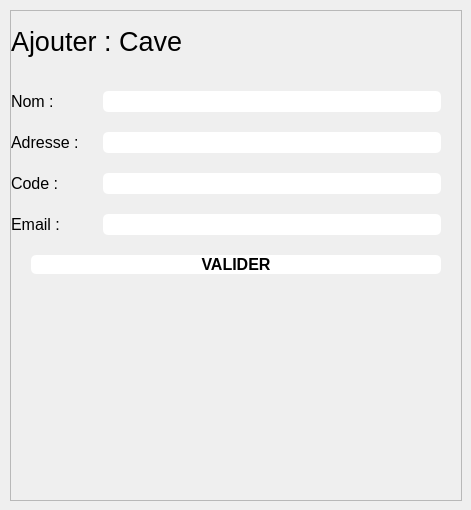
            <widget class="QWidget" name="caves_page">
             <property name="sizePolicy">
              <sizepolicy hsizetype="Expanding" vsizetype="Expanding">
               <horstretch>0</horstretch>
               <verstretch>0</verstretch>
              </sizepolicy>
             </property>
             <property name="maximumSize">
              <size>
               <width>473</width>
               <height>16777215</height>
              </size>
             </property>
             <widget class="QFrame" name="cave_frame">
              <property name="geometry">
               <rect>
                <x>10</x>
                <y>10</y>
                <width>452</width>
                <height>491</height>
               </rect>
              </property>
              <property name="sizePolicy">
               <sizepolicy hsizetype="Expanding" vsizetype="Expanding">
                <horstretch>0</horstretch>
                <verstretch>0</verstretch>
               </sizepolicy>
              </property>
              <property name="frameShape">
               <enum>QFrame::StyledPanel</enum>
              </property>
              <property name="frameShadow">
               <enum>QFrame::Raised</enum>
              </property>
              <layout class="QFormLayout" name="formLayout">
               <property name="horizontalSpacing">
                <number>0</number>
               </property>
               <property name="verticalSpacing">
                <number>20</number>
               </property>
               <property name="leftMargin">
                <number>0</number>
               </property>
               <property name="topMargin">
                <number>0</number>
               </property>
               <property name="rightMargin">
                <number>0</number>
               </property>
               <property name="bottomMargin">
                <number>0</number>
               </property>
               <item row="1" column="0">
                <widget class="QLabel" name="label_cave_nom">
                 <property name="font">
                  <font>
                   <pointsize>12</pointsize>
                  </font>
                 </property>
                 <property name="text">
                  <string>Nom : </string>
                 </property>
                </widget>
               </item>
               <item row="1" column="1">
                <widget class="QLineEdit" name="lineEdit_cave_nom">
                 <property name="font">
                  <font>
                   <pointsize>12</pointsize>
                  </font>
                 </property>
                 <property name="styleSheet">
                  <string notr="true">background-color:#FFF;
color:black;
margin-left:20px;
margin-right:20px;
border-radius: 5px;</string>
                 </property>
                 <property name="alignment">
                  <set>Qt::AlignCenter</set>
                 </property>
                </widget>
               </item>
               <item row="2" column="0">
                <widget class="QLabel" name="label_cave_adresse">
                 <property name="font">
                  <font>
                   <pointsize>12</pointsize>
                  </font>
                 </property>
                 <property name="text">
                  <string>Adresse : </string>
                 </property>
                </widget>
               </item>
               <item row="2" column="1">
                <widget class="QLineEdit" name="lineEdit_cave_adresse">
                 <property name="font">
                  <font>
                   <pointsize>12</pointsize>
                  </font>
                 </property>
                 <property name="styleSheet">
                  <string notr="true">background-color:#FFF;
color:black;
margin-left:20px;
margin-right:20px;
border-radius: 5px;</string>
                 </property>
                 <property name="alignment">
                  <set>Qt::AlignCenter</set>
                 </property>
                </widget>
               </item>
               <item row="3" column="0">
                <widget class="QLabel" name="label_cave_code">
                 <property name="font">
                  <font>
                   <pointsize>12</pointsize>
                  </font>
                 </property>
                 <property name="text">
                  <string>Code : </string>
                 </property>
                </widget>
               </item>
               <item row="3" column="1">
                <widget class="QLineEdit" name="lineEdit_cave_code">
                 <property name="font">
                  <font>
                   <pointsize>12</pointsize>
                  </font>
                 </property>
                 <property name="styleSheet">
                  <string notr="true">background-color:#FFF;
color:black;
margin-left:20px;
margin-right:20px;
border-radius: 5px;</string>
                 </property>
                 <property name="alignment">
                  <set>Qt::AlignCenter</set>
                 </property>
                </widget>
               </item>
               <item row="4" column="0">
                <widget class="QLabel" name="label_cave_email">
                 <property name="font">
                  <font>
                   <pointsize>12</pointsize>
                  </font>
                 </property>
                 <property name="text">
                  <string>Email : </string>
                 </property>
                </widget>
               </item>
               <item row="4" column="1">
                <widget class="QLineEdit" name="lineEdit_cave_email">
                 <property name="font">
                  <font>
                   <pointsize>12</pointsize>
                  </font>
                 </property>
                 <property name="styleSheet">
                  <string notr="true">background-color:#FFF;
color:black;
margin-left:20px;
margin-right:20px;
border-radius: 5px;</string>
                 </property>
                 <property name="alignment">
                  <set>Qt::AlignCenter</set>
                 </property>
                </widget>
               </item>
               <item row="0" column="0" colspan="2">
                <widget class="QLabel" name="cave_frame_titre">
                 <property name="minimumSize">
                  <size>
                   <width>0</width>
                   <height>60</height>
                  </size>
                 </property>
                 <property name="maximumSize">
                  <size>
                   <width>16777215</width>
                   <height>60</height>
                  </size>
                 </property>
                 <property name="font">
                  <font>
                   <pointsize>20</pointsize>
                  </font>
                 </property>
                 <property name="text">
                  <string>Ajouter : Cave</string>
                 </property>
                </widget>
               </item>
               <item row="5" column="0" colspan="2">
                <widget class="QPushButton" name="pushButton_cave_valider">
                 <property name="font">
                  <font>
                   <pointsize>12</pointsize>
                   <weight>75</weight>
                   <bold>true</bold>
                  </font>
                 </property>
                 <property name="styleSheet">
                  <string notr="true">background-color:#FFF;
color:black;
margin-left:20px;
margin-right:20px;
border-radius: 5px;</string>
                 </property>
                 <property name="text">
                  <string>VALIDER</string>
                 </property>
                </widget>
               </item>
              </layout>
             </widget>
            </widget>
